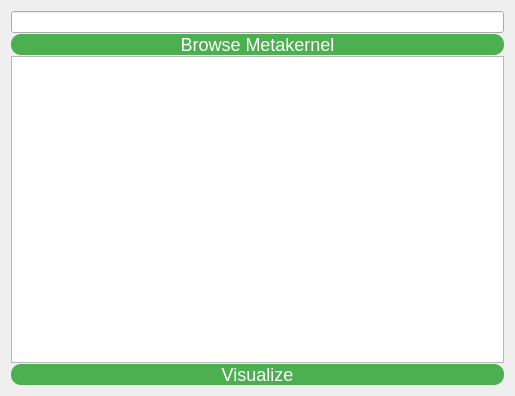
<?xml version="1.0" encoding="UTF-8"?>
<ui version="4.0">
 <class>ptrEditorWidget</class>
 <widget class="QWidget" name="ptrEditorWidget">
  <property name="geometry">
   <rect>
    <x>0</x>
    <y>0</y>
    <width>515</width>
    <height>396</height>
   </rect>
  </property>
  <property name="windowTitle">
   <string>PTR Editor</string>
  </property>
  <property name="styleSheet">
   <string notr="true"> QPushButton {
                background-color: #4CAF50;
                color:white;
                font-size:18px;
                border:none;
                border-radius:10px;
            }
            
            QPushButton:hover {
                background-color: #45a049;
            }
            
            QPushButton:pressed {
                background-color: #367c39;

            }</string>
  </property>
  <layout class="QGridLayout" name="gridLayout">
   <property name="verticalSpacing">
    <number>1</number>
   </property>
   <item row="2" column="0">
    <widget class="QPushButton" name="mkButton">
     <property name="text">
      <string>Browse Metakernel</string>
     </property>
    </widget>
   </item>
   <item row="3" column="0">
    <widget class="QTextEdit" name="ptrEditor"/>
   </item>
   <item row="1" column="0">
    <widget class="QLineEdit" name="mkInput"/>
   </item>
   <item row="4" column="0">
    <widget class="QPushButton" name="visualizeButton">
     <property name="text">
      <string>Visualize</string>
     </property>
    </widget>
   </item>
  </layout>
 </widget>
 <resources/>
 <connections/>
</ui>
